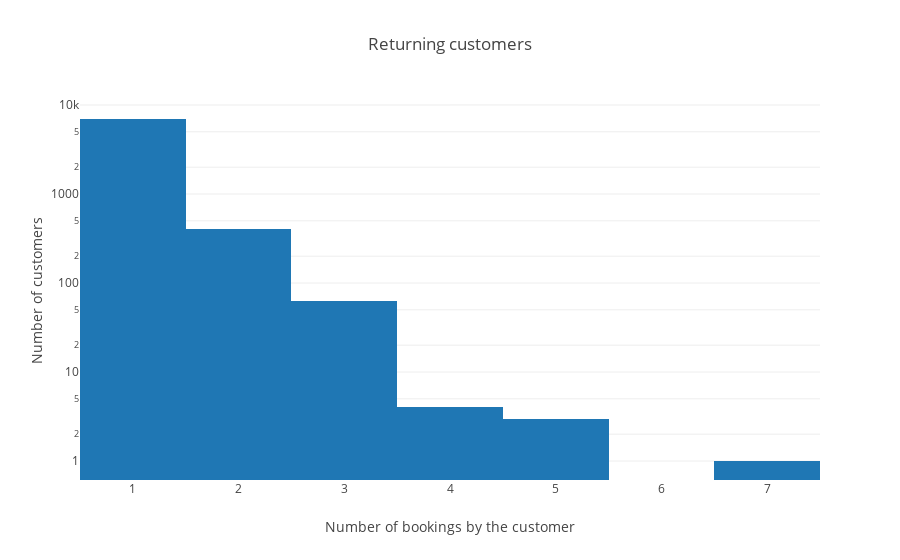

Notebook source saved alongside this figure:
### Code cell
iplot(go.Figure(
    data=[go.Histogram(x=frequent_bookers["cnt"])], 
    layout=go.Layout(title="Returning customers",
                     yaxis=dict(type='log', title="Number of customers"),
                     xaxis=dict(title="Number of bookings by the customer"))))

### Figure 1 — Plotly figure (JSON) as saved in the notebook; plotly's stock layout.template omitted (floating-point values rounded to 4 significant figures; data arrays with more than 128 entries replaced by an {"elided": "..."} marker saying what was removed)
{"data": [{"type": "histogram", "x": {"elided": "7438 int values"}}], "layout": {"title": "Returning customers", "xaxis": {"title": "Number of bookings by the customer"}, "yaxis": {"title": "Number of customers", "type": "log"}}}
